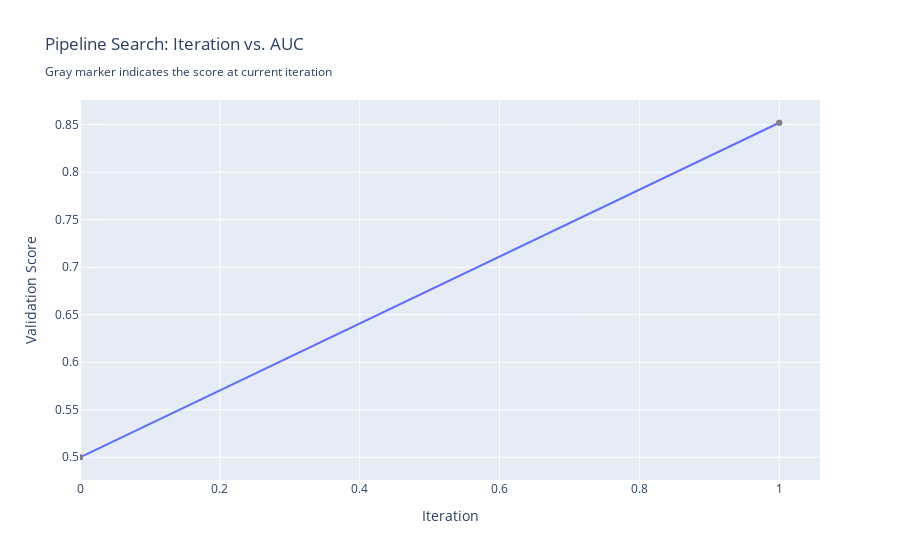

Notebook code cell kept with this figure:
### Code cell
#search for another pipeline using AUC, 
# a common machine learning metric
automl_auc = AutoMLSearch(
    X_train=X_train,
    y_train=y_train,
    problem_type="binary",
    objective="auc",
    additional_objectives=["f1", "precision"],
    max_batches=1,
    allowed_model_families=["random_forest", "linear_model"],
    optimize_thresholds=True,
    verbose=True,
)

automl_auc.search(interactive_plot=False)

### Figure 1 — Plotly figure (JSON) as saved in the notebook; plotly's stock layout.template omitted (floating-point values rounded to 4 significant figures)
{"data": [{"mode": "lines+markers", "name": "Best Score", "type": "scatter", "uid": "e5157641-4e04-4ec6-805a-dbf9e4c386dc", "x": [0, 1], "y": [0.5, 0.8521]}, {"marker": {"color": "gray"}, "mode": "markers", "name": "Iter score", "type": "scatter", "uid": "371b6100-7d44-4397-b786-fbc4991201b3", "x": [0, 1], "y": [0.5, 0.8521]}], "layout": {"showlegend": false, "title": {"text": "Pipeline Search: Iteration vs. AUC<br><sub>Gray marker indicates the score at current iteration</sub>"}, "xaxis": {"rangemode": "tozero", "title": {"text": "Iteration"}}, "yaxis": {"title": {"text": "Validation Score"}}}}
